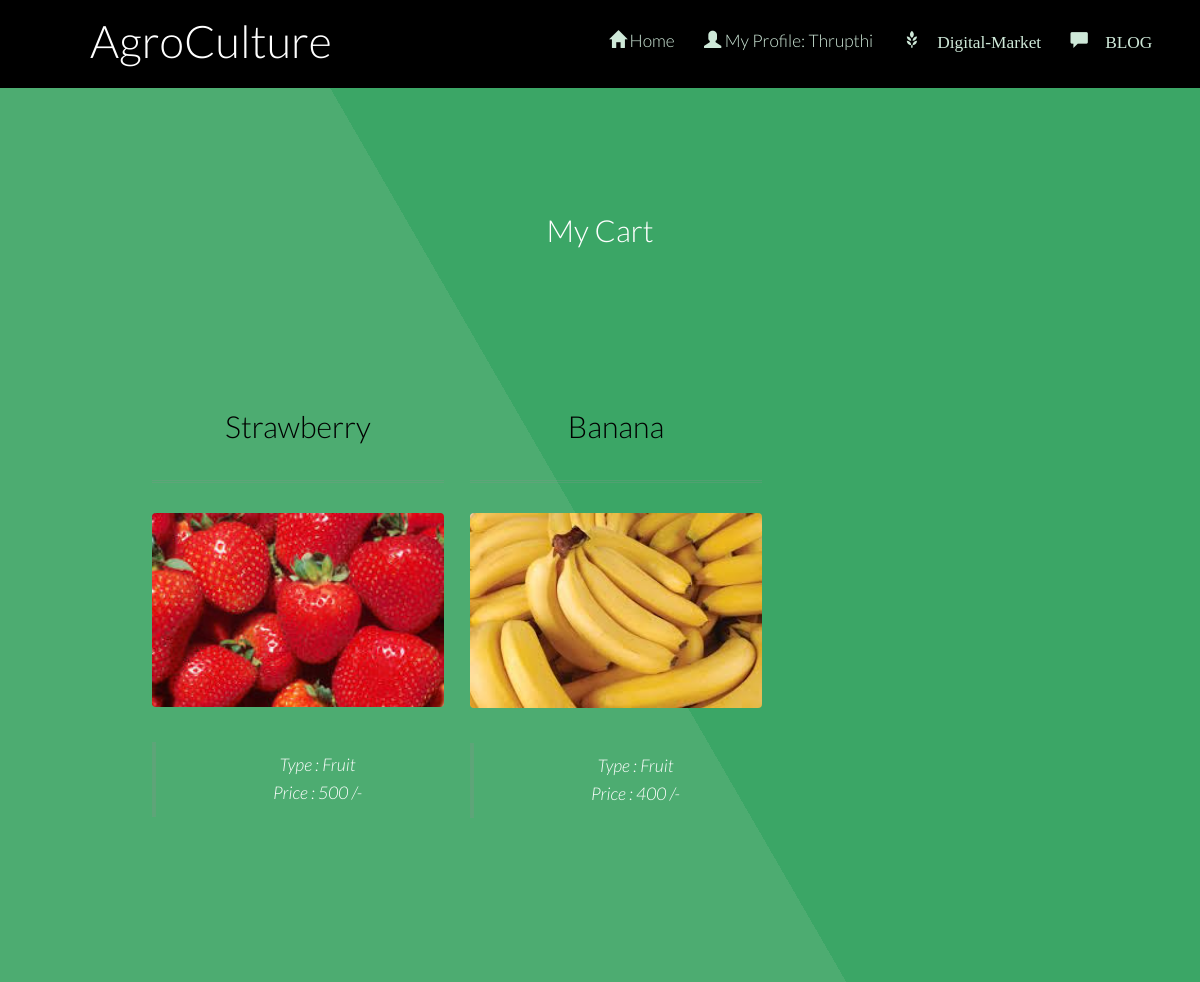
/myCart.php (signed in), run on the app's committed database.
### tables this page shows
CREATE TABLE `mycart` (
  `bid` int(10) NOT NULL,
  `pid` int(10) NOT NULL
);

CREATE TABLE `fproduct` (
  `fid` int(255) NOT NULL,
  `pid` int(255) NOT NULL,
  `product` varchar(255) NOT NULL,
  `pcat` varchar(255) NOT NULL,
  `pinfo` varchar(255) NOT NULL,
  `price` float NOT NULL,
  `pimage` varchar(255) NOT NULL DEFAULT 'blank.png',
  `picStatus` int(10) NOT NULL DEFAULT '0'
);

### myCart.php (the view, shortened to what this page needs)
<?php
	require 'db.php';
    $bid = $_SESSION['id'];
?>
<!DOCTYPE html>
<html lang="en">
	<head>
		<link href="bootstrap\css\bootstrap.min.css" rel="stylesheet">
		<link rel="stylesheet" href="login.css"/>
	</head>
	<body class>
		<?php
			require 'menu.php';
		?>
			<section id="main" class="wrapper style1 align-center" >
				<div class="container">
						<h2>My Cart</h2>
				<section id="two" class="wrapper style2 align-center">
				<div class="container">
					<div class="row">
					<?php
                        $sql = "SELECT * FROM mycart WHERE bid = '$bid'";
                        $result = mysqli_query($conn, $sql);
						while($row = $result->fetch_array()):
                            $pid = $row['pid'];
                            $sql = "SELECT * FROM fproduct WHERE pid = '$pid'";
                            $result1 = mysqli_query($conn, $sql);
                            $row1 = $result1->fetch_array();
							$picDestination = "images/productImages/".$row1['pimage'];
						?>
							<div class="col-md-4">
							<section>
							<strong><h2 class="title" style="color:black; "><?php echo $row1['product'].'';?></h2></strong>
							<a href="review.php?pid=<?php echo $row1['pid'] ;?>" > <img class="image fit" src="<?php echo $picDestination;?>" alt=""  /></a>
							<div style="align: left">
							<blockquote><?php echo "Type : ".$row1['pcat'].'';?><br><?php echo "Price : ".$row1['price'].' /-';?><br></blockquote>
						</section>
						</div>
                    <?php endwhile;	?>
					</div>
			</section>
			</section>
	</body>
</html>

### login.css (style rules this page uses)
.container { padding: 16px; }

### css/style.css (style rules this page uses)
body { background: #fff; }
body, input, select, textarea { color: #444; font-family: "Lato", Helvetica, sans-serif; font-size: 15pt; font-weight: 300; line-height: 1.65em; }
a { color: #4dac71; text-decoration: underline; }
strong, b { color: #666; font-weight: 400; }
h1, h2, h3, h4, h5, h6 { color: #666; font-weight: 300; line-height: 1em; margin: 0 0 1em 0; }
h2 { font-size: 1.75em; line-height: 1.5em; }
blockquote { border-left: solid 4px rgba(144, 144, 144, 0.25); font-style: italic; margin: 0 0 2em 0; padding: 0.5em 0 0.5em 2em; }
.align-center { text-align: center; }
.image { border-radius: 4px; border: 0; display: inline-block; position: relative; }
.image.fit { display: block; margin: 0 0 2em 0; width: 100%; }
.wrapper { padding: 6em 0em 4em; }
.wrapper.style1 { background-color: #3ba666; -moz-background-image: linear-gradient(60deg, #4dac71 50%, #3ba666 50%); -webkit-background-image: linear-gradient(60deg, #4dac71 50%, #3ba666 50%); -o-background-image: linear-gradient(60deg, #4dac71 50%, #3ba666 50%); -ms-background-image: linear-gradient(60deg, #4dac71 50%, #3ba666 50%); background-image: linear-gradient(60deg, #4dac71 50%, #3ba666 50%); color: #ffffff; }
.wrapper.style1 h2 { color: #ffffff; }
.wrapper.style2 .title, .wrapper.style2 header { border-bottom: medium double rgba(144, 144, 144, 0.25); padding-bottom: 1em; }

### css/style-xlarge.css (style rules this page uses)
body, input, select, textarea { font-size: 13pt; }

### css/style-large.css (style rules this page uses)
body, input, select, textarea { font-size: 13pt; }

### data on the page
mycart: fproduct.product "Strawberry", fproduct.pimage (picture), fproduct.pcat "Fruit", fproduct.price "500"
mycart: fproduct.product "Banana", fproduct.pimage (picture), fproduct.pcat "Fruit", fproduct.price "400"

### other printed values
$loginProfile "My Profile: Thrupthi"
